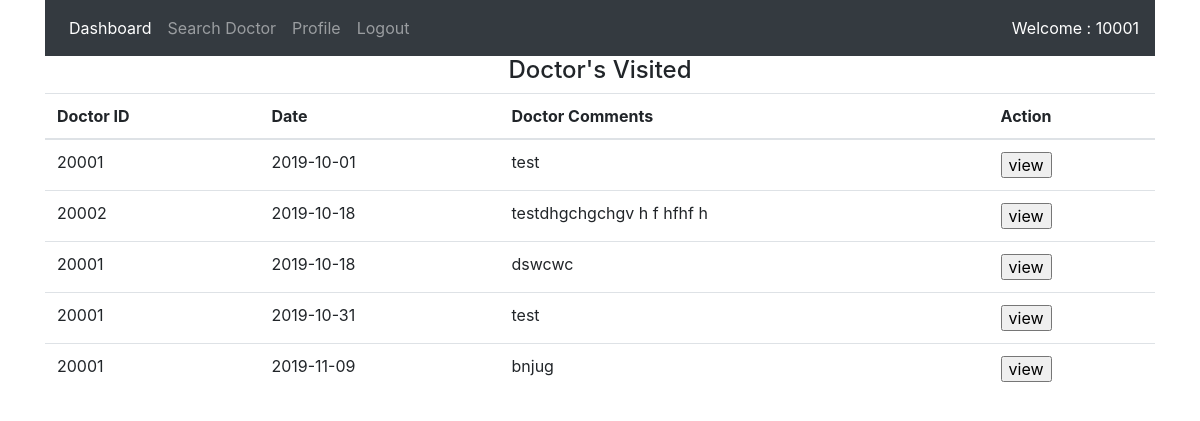
/project/user_dashboard.php (signed in), run on the app's committed database.
### tables this page shows
CREATE TABLE `user_doctor_appointments` (
  `ID` int(11) NOT NULL,
  `USER_ID` varchar(50) NOT NULL,
  `USER_NAME` varchar(50) NOT NULL,
  `DOCTOR_ID` varchar(50) NOT NULL,
  `TECHNICIAN_NAME` varchar(50) NOT NULL,
  `APPOINTMENT_DATE` date DEFAULT current_timestamp(),
  `DOCTOR_COMMENTS` varchar(1000) DEFAULT NULL,
  `FEES` decimal(10,0) NOT NULL,
  `REPORTS_DETAILS` varchar(5) NOT NULL,
  `REPORT_ID` int(11) DEFAULT NULL
);

### project/user_dashboard.php (the view, shortened to what this page needs)
<?php
include 'dbconnection.php';
if($_SESSION["loginUser"]=="user")
{
  $user_id=$_SESSION["user_id"];
?>
<html>
 <head>
 <link rel="stylesheet" href="css/bootstrap.css">
 </head>
 <body>
 <div class="container" align="center">
 <nav class="navbar navbar-expand-sm bg-dark navbar-dark">
  <ul class="navbar-nav mr-auto">
    <li class="nav-item active">
      <a class="nav-link" href="user_dashboard.php">Dashboard</a>
    </li>
    <li class="nav-item">
      <a class="nav-link" href="view_doctors.php">Search Doctor</a>
    </li>
    <li class="nav-item">
      <a class="nav-link" href="user_profile.php">Profile</a>
    </li>
    <li class="nav-item">
      <a class="nav-link" href="logout.php">Logout</a>
    </li>
  </ul>
  <ul class="navbar-nav">
    <li class="nav-item">
        <span style="color:white">Welcome : <?php echo $user_id ?></span>
    </li>
  </ul>
</nav>
<h4>Doctor's Visited</h4>
 <table class="table table-hover">
   <thead>
     <tr>
       <th>Doctor ID</th>
       <th>Date</th>
       <th>Doctor Comments</th>
       <th>Action</th>
     </tr>
   </thead>
   <tbody>
   <?php
      $query = "SELECT ID,DOCTOR_ID,APPOINTMENT_DATE,DOCTOR_COMMENTS,REPORT_ID FROM user_doctor_appointments where USER_ID='".$user_id."'";
      mysqli_query($db, $query) or die('Error querying database.');
      $result = mysqli_query($db, $query);
      while ($row = mysqli_fetch_array($result))
      {
        echo "<tr>";
        echo "<td>"  . $row['DOCTOR_ID'] . "</td>";
        echo "<td>"  . $row['APPOINTMENT_DATE'] . "</td>";
        echo "<td>"  . $row['DOCTOR_COMMENTS'] . "</td>";
        echo "<td><input type='button' value='view' onclick=\"dynamicpost('".$row['REPORT_ID']."','".$user_id."','".$row['DOCTOR_ID']."','".$row['ID']."')\"></td>";
        echo "</tr>";
      }
    ?>
   </tbody>
 </table>
</div>
</body>
</html>
<?php
}else{
    header('location:logout.php');
}
?>

### data on the page
user_doctor_appointments: DOCTOR_ID "20001", APPOINTMENT_DATE "2019-10-01", DOCTOR_COMMENTS "test"
user_doctor_appointments: DOCTOR_ID "20002", APPOINTMENT_DATE "2019-10-18", DOCTOR_COMMENTS "testdhgchgchgv h f hfhf h"
user_doctor_appointments: DOCTOR_ID "20001", APPOINTMENT_DATE "2019-10-18", DOCTOR_COMMENTS "dswcwc"
user_doctor_appointments: DOCTOR_ID "20001", APPOINTMENT_DATE "2019-10-31", DOCTOR_COMMENTS "test"
user_doctor_appointments: DOCTOR_ID "20001", APPOINTMENT_DATE "2019-11-09", DOCTOR_COMMENTS "bnjug"

### other printed values
$user_id "10001"
